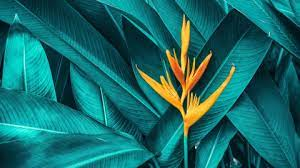
#> input picture download_02.jpg, 300 x 168 px
$ python patchimag.py
#> lines starting #> are read from the running program, lines starting #| are printed output that depends on the picture; after the words box and inside, x2 and y2 are one past the last pixel; in counts of white or black regions, pixels touching at a corner belong together
import cv2
import numpy

img=cv2.imread("download_02.jpg")
#> img is the input picture: shape (168, 300, 3); mean B, G, R 106.6, 108.1, 23.3
image_copy=img.copy()
imgheight=img.shape[0];
#> imgheight = 168
imgwidth=img.shape[1];
#> imgwidth = 300
print(imgheight)
#| 168
print(imgwidth)
#| 300

M = 56
N = 100
x1 = 0
y1 = 0

for y in range(0, imgheight, M):
    for x in range(0, imgwidth, N):
        if (imgheight - y) < M or (imgwidth - x) < N:
            break

        y1 = y + M
        x1 = x + N

        # check whether the patch width or height exceeds the image width or height
        if x1 >= imgwidth and y1 >= imgheight:
            x1 = imgwidth - 1
            y1 = imgheight - 1
            #Crop into patches of size MxN
            tiles = image_copy[y:y+M, x:x+N]
            #Save each patch into file directory
            cv2.imwrite('saved_patches/'+'tile'+str(x)+'_'+str(y)+'.jpg', tiles)
            cv2.rectangle(img, (x, y), (x1, y1), (0, 255, 0), 1)
        elif y1 >= imgheight: # when patch height exceeds the image height
            y1 = imgheight - 1
            #Crop into patches of size MxN
            tiles = image_copy[y:y+M, x:x+N]
            #Save each patch into file directory
            cv2.imwrite('saved_patches/'+'tile'+str(x)+'_'+str(y)+'.jpg', tiles)
            cv2.rectangle(img, (x, y), (x1, y1), (0, 255, 0), 1)
        elif x1 >= imgwidth: # when patch width exceeds the image width
            x1 = imgwidth - 1
            #Crop into patches of size MxN
            tiles = image_copy[y:y+M, x:x+N]
            #Save each patch into file directory
            cv2.imwrite('saved_patches/'+'tile'+str(x)+'_'+str(y)+'.jpg', tiles)
            cv2.rectangle(img, (x, y), (x1, y1), (0, 255, 0), 1)
        else:
            #Crop into patches of size MxN
            tiles = image_copy[y:y+M, x:x+N]
            #Save each patch into file directory
            cv2.imwrite('saved_patches/'+'tile'+str(x)+'_'+str(y)+'.jpg', tiles)
            cv2.rectangle(img, (x, y), (x1, y1), (0, 255, 0), 1)
#> this loop made 3 passes
#> pass 1, `cv2.imwrite('saved_patches/'+'tile'+str(x)+'_'+str(y)+'.jpg', tiles)`:
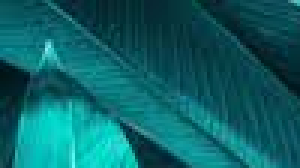
#> saved as tile0_0.jpg: shape (56, 100, 3) (shown 3 times larger); mean B, G, R 102.8, 97.6, 11
#> pass 1, `cv2.imwrite('saved_patches/'+'tile'+str(x)+'_'+str(y)+'.jpg', tiles)`:
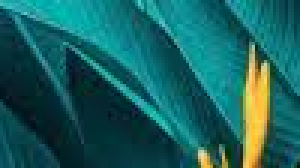
#> saved as tile100_0.jpg: shape (56, 100, 3) (shown 3 times larger); mean B, G, R 94.9, 96.7, 23.8
#> pass 1, `cv2.imwrite('saved_patches/'+'tile'+str(x)+'_'+str(y)+'.jpg', tiles)`:
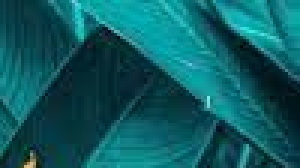
#> saved as tile200_0.jpg: shape (56, 100, 3) (shown 3 times larger); mean B, G, R 96.8, 91.2, 12.2
#> pass 2, `cv2.imwrite('saved_patches/'+'tile'+str(x)+'_'+str(y)+'.jpg', tiles)`:
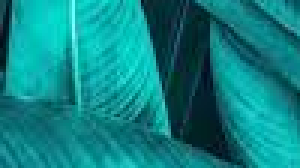
#> saved as tile0_56.jpg: shape (56, 100, 3) (shown 3 times larger); mean B, G, R 132.2, 130.5, 12.9
#> after the loop:
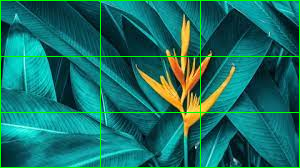
#> img: shape (168, 300, 3); 3.68% of pixels changed, all inside (x1, y1, x2, y2) = (0, 0, 300, 168)
#> after the loop:
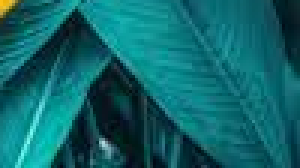
#> tiles: shape (56, 100, 3) (shown 3 times larger); mean B, G, R 105.8, 100.5, 14.1
#Save full image into file directory
cv2.imshow("Patched Image",img)
cv2.imwrite("patched.jpg",img)

cv2.waitKey()
cv2.destroyAllWindows()

$ run again, with download_01.jpg copied over download_02.jpg
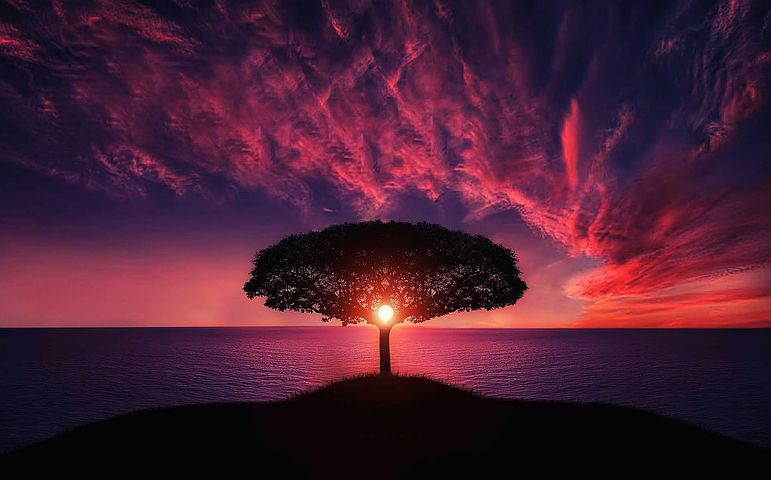
#> input picture download_01.jpg, 771 x 480 px
#> img is the input picture: shape (480, 771, 3); mean B, G, R 51.3, 30.4, 73.7
#| 480
#| 771
#> after the loop `for y in range(0, imgheight, M):`:
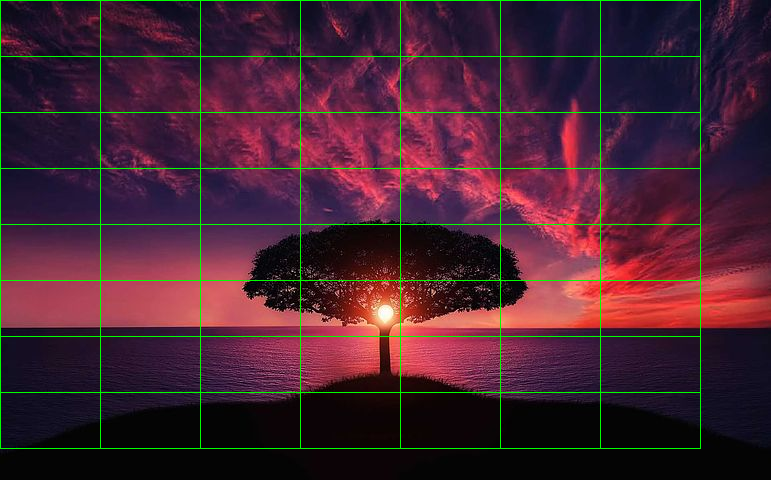
#> img: shape (480, 771, 3); 2.66% of pixels changed, all inside (x1, y1, x2, y2) = (0, 0, 701, 449)
#> after the loop `for y in range(0, imgheight, M):`:
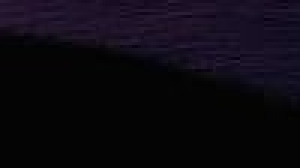
#> tiles: shape (56, 100, 3) (shown 3 times larger); mean B, G, R 16.3, 8.7, 12

$ run again, with download_03.jpg copied over download_02.jpg
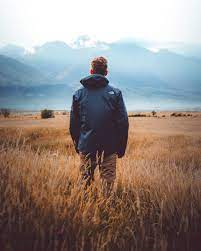
#> input picture download_03.jpg, 201 x 251 px
#> img is the input picture: shape (251, 201, 3); mean B, G, R 131.5, 136.4, 146.9
#| 251
#| 201
#> after the loop `for y in range(0, imgheight, M):`:
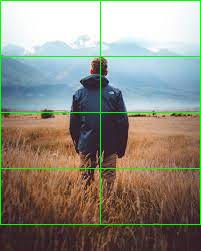
#> img: shape (251, 201, 3); 3.3% of pixels changed, all inside (x1, y1, x2, y2) = (0, 0, 201, 225)
#> after the loop `for y in range(0, imgheight, M):`:
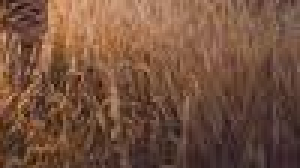
#> tiles: shape (56, 100, 3) (shown 3 times larger); mean B, G, R 61.5, 80.9, 116.1

$ run again, with 59561.jpg copied over download_02.jpg
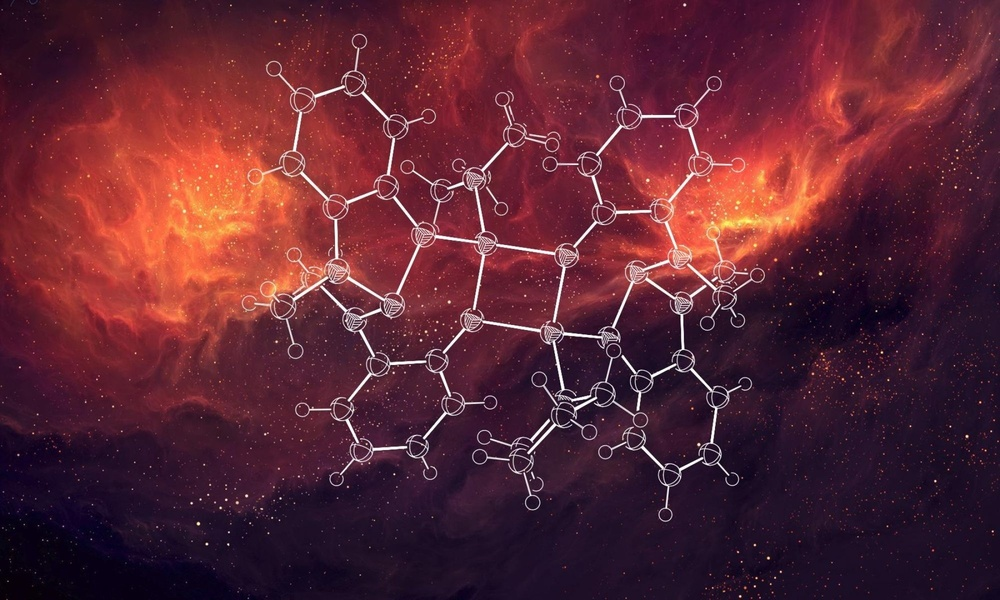
#> input picture 59561.jpg, 1000 x 600 px, shrunk from 2000 x 1200 before the run
#> img is the input picture: shape (600, 1000, 3); mean B, G, R 51.3, 37.5, 92.4
#| 600
#| 1000
#> after the loop `for y in range(0, imgheight, M):`:
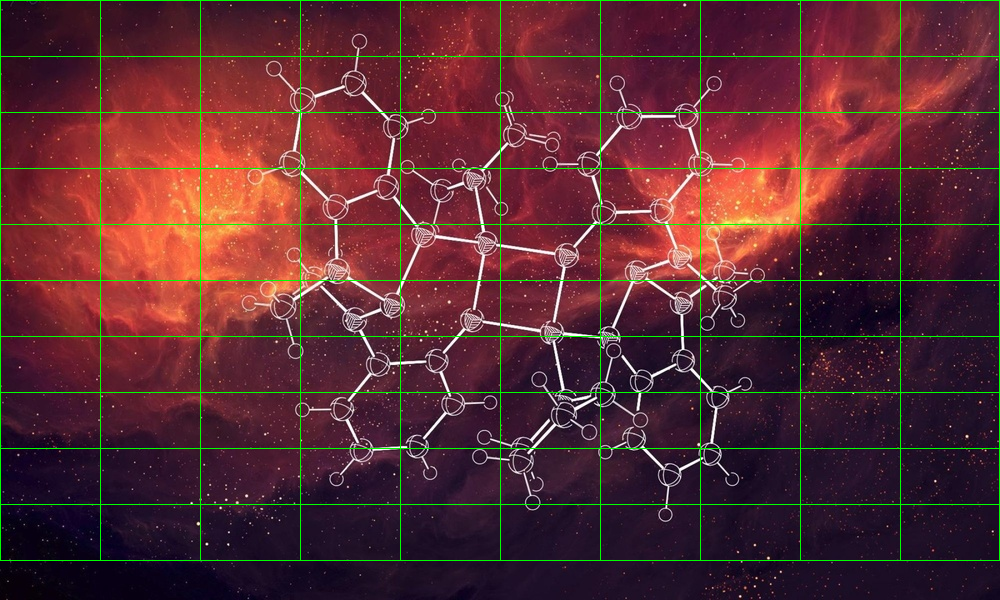
#> img: shape (600, 1000, 3); 2.84% of pixels changed, all inside (x1, y1, x2, y2) = (0, 0, 1000, 561)
#> after the loop `for y in range(0, imgheight, M):`:
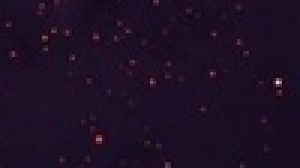
#> tiles: shape (56, 100, 3) (shown 3 times larger); mean B, G, R 36.9, 14.5, 29.8
